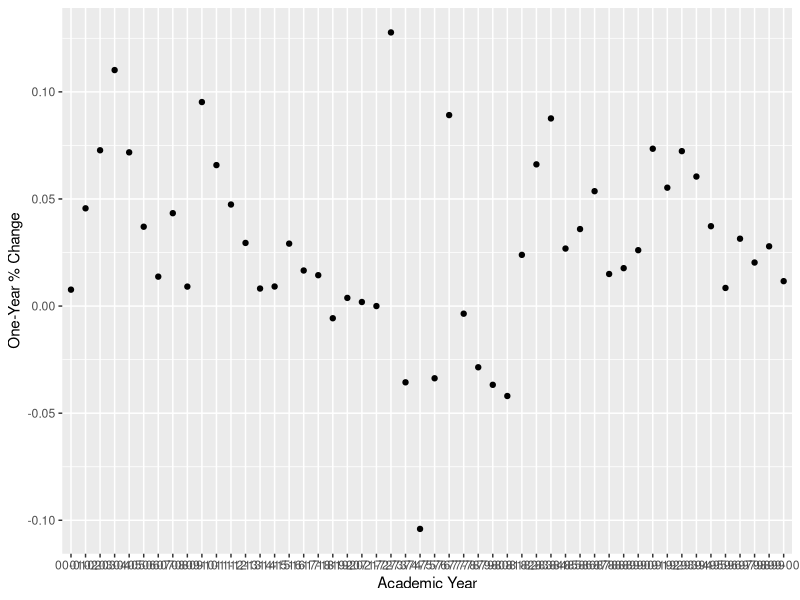

Source code (R):
install.packages("readxl")
library("readxl")
my_data <- read_excel("Trends2.xlsx")
library(ggplot2)
my_data1 <- my_data[which(my_data$`Academic Year`>"71-72"),]
my_data1 <- my_data[which(my_data$`Academic Year`<"10-11"),]

my_data1 <- my_data
ggplot(data = my_data1)+
  geom_point(aes(x = `Academic Year`, y= `One-Year % Change`))
 






